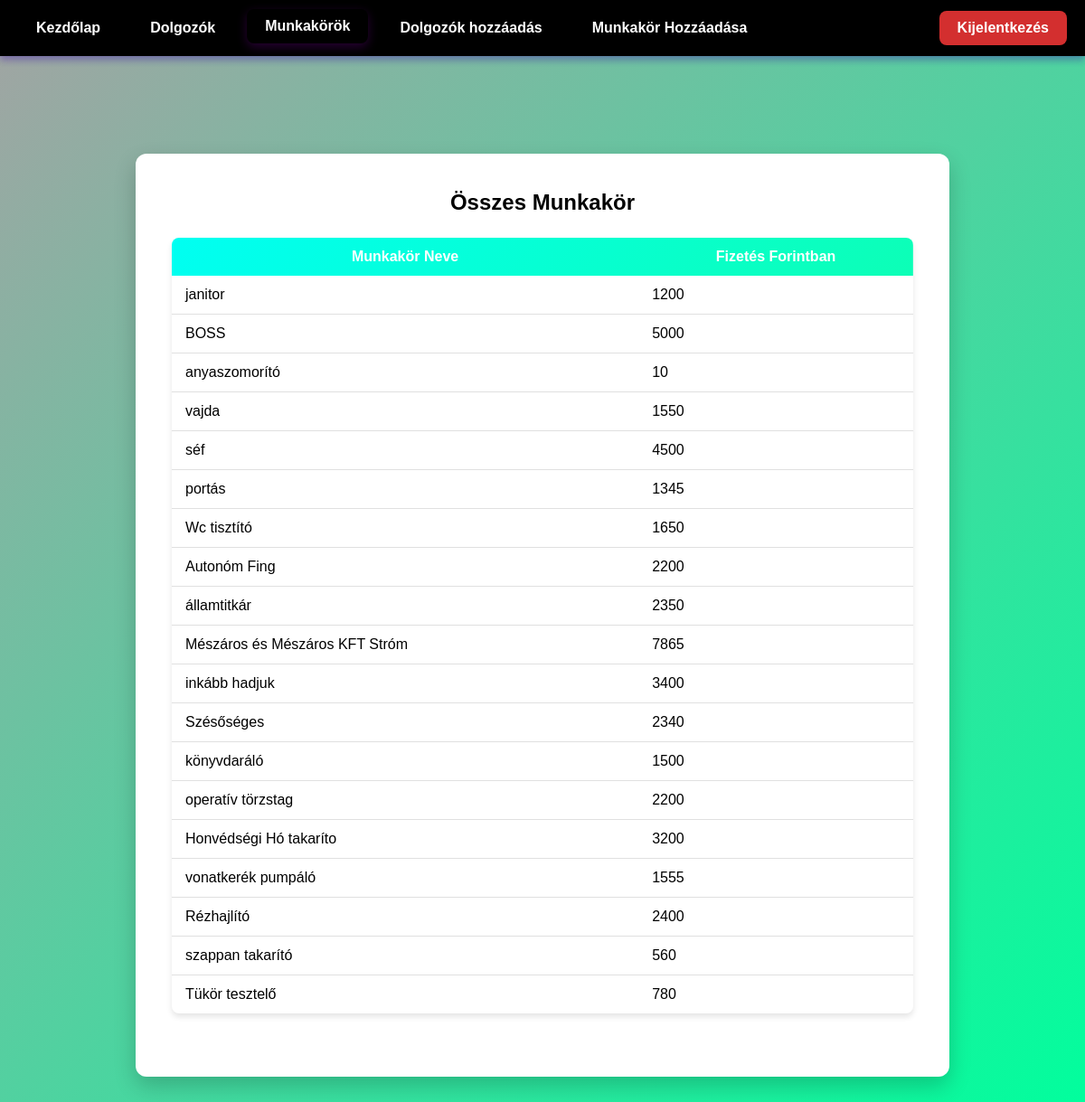
The page /clocky/roles.php (signed in) on the database its author committed.
### tables this page shows
CREATE TABLE `role` (
  `roleID` int(11) NOT NULL,
  `role_name` varchar(30) NOT NULL,
  `pph_HUF` int(11) NOT NULL
);

### clocky/roles.php (the view, shortened to what this page needs)
<?php
include 'config.php';
include 'header.php';
?>
<?
include 'header.php';
?>
<div class="container">
    <h2>Összes Munkakör</h2>
    <table class="table">
        <thead>
            <tr>
                <th>Munkakör Neve</th>
                <th>Fizetés Forintban</th>
            </tr>
        </thead>
        <tbody>
            <?php
            $sql = "SELECT roleID, role_name, pph_huf FROM role";
            $result = $conn->query($sql);
            if ($result->num_rows > 0) {
                while($row = $result->fetch_assoc()) {
                    echo "<tr>
                            <td>" . htmlspecialchars($row['role_name']) . "</td>
                            <td>" . htmlspecialchars($row['pph_huf']) . "</td>
                          </tr>";
                }
            } else {
                echo "<tr><td colspan='3'>No roles found</td></tr>";
            }
            ?>
        </tbody>
    </table>
</body>
</html>

### clocky/header.php (style rules this page uses)
* { margin: 0; padding: 0; box-sizing: border-box; }
body { font-family: Arial, sans-serif; background: linear-gradient(135deg, #a3a3a3ff 0%, #00ff9dff 100%); padding-top: 70px; }

### clocky/roles.php (style rules this page uses)
.table { width: 100%; border-collapse: collapse; box-shadow: 0 4px 6px rgba(0,0,0,0.1); border-radius: 8px; overflow: hidden; margin-bottom: 30px; }
.table thead { background: linear-gradient(135deg, #00fff2ff 0%, #0cffb6ff 100%); color: white; }
.table th, .table td { padding: 12px 15px;S text-align: left; }
.table tbody tr { border-bottom: 1px solid #e0e0e0; transition: background-color 0.3s ease; }
.table tbody tr:last-child { border-bottom: none; }
.container { background: white; padding: 40px; border-radius: 12px; box-shadow: 0 10px 25px rgba(0,0,0,0.2); max-width: 900px; width: 95%; margin: 100px auto 50px auto; }
h2 { text-align: center; color: #000000ff; margin-bottom: 25px; }

### rows shown on the page
role: role_name "janitor", pph_HUF "1200"
role: role_name "BOSS", pph_HUF "5000"
role: role_name "anyaszomorító", pph_HUF "10"
role: role_name "vajda", pph_HUF "1550"
role: role_name "séf", pph_HUF "4500"
role: role_name "portás", pph_HUF "1345"
role: role_name "Wc tisztító", pph_HUF "1650"
role: role_name "Autonóm Fing", pph_HUF "2200"
role: role_name "államtitkár", pph_HUF "2350"
role: role_name "Mészáros és Mészáros KFT Stróm", pph_HUF "7865"
role: role_name "inkább hadjuk", pph_HUF "3400"
role: role_name "Szésőséges", pph_HUF "2340"
role: role_name "könyvdaráló", pph_HUF "1500"
role: role_name "operatív törzstag", pph_HUF "2200"
role: role_name "Honvédségi Hó takaríto", pph_HUF "3200"
role: role_name "vonatkerék pumpáló", pph_HUF "1555"
role: role_name "Rézhajlító", pph_HUF "2400"
role: role_name "szappan takarító", pph_HUF "560"
role: role_name "Tükör tesztelő", pph_HUF "780"
